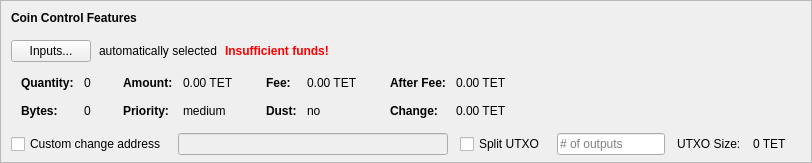
    <widget class="QFrame" name="frameCoinControl">
     <property name="sizePolicy">
      <sizepolicy hsizetype="Expanding" vsizetype="Expanding">
       <horstretch>0</horstretch>
       <verstretch>0</verstretch>
      </sizepolicy>
     </property>
     <property name="maximumSize">
      <size>
       <width>16777215</width>
       <height>16777215</height>
      </size>
     </property>
     <property name="frameShape">
      <enum>QFrame::StyledPanel</enum>
     </property>
     <property name="frameShadow">
      <enum>QFrame::Sunken</enum>
     </property>
     <layout class="QVBoxLayout" name="verticalLayoutCoinControl2">
      <property name="spacing">
       <number>0</number>
      </property>
      <property name="leftMargin">
       <number>0</number>
      </property>
      <property name="topMargin">
       <number>0</number>
      </property>
      <property name="rightMargin">
       <number>0</number>
      </property>
      <property name="bottomMargin">
       <number>6</number>
      </property>
      <item>
       <layout class="QVBoxLayout" name="verticalLayoutCoinControl" stretch="0,0,0,0,1">
        <property name="spacing">
         <number>0</number>
        </property>
        <property name="leftMargin">
         <number>10</number>
        </property>
        <property name="topMargin">
         <number>10</number>
        </property>
        <item>
         <layout class="QHBoxLayout" name="horizontalLayoutCoinControl1">
          <property name="bottomMargin">
           <number>15</number>
          </property>
          <item>
           <widget class="QLabel" name="labelCoinControlFeatures">
            <property name="sizePolicy">
             <sizepolicy hsizetype="Preferred" vsizetype="Maximum">
              <horstretch>0</horstretch>
              <verstretch>0</verstretch>
             </sizepolicy>
            </property>
            <property name="font">
             <font>
              <weight>75</weight>
              <bold>true</bold>
             </font>
            </property>
            <property name="styleSheet">
             <string notr="true">font-weight:bold;</string>
            </property>
            <property name="text">
             <string>Coin Control Features</string>
            </property>
           </widget>
          </item>
         </layout>
        </item>
        <item>
         <layout class="QHBoxLayout" name="horizontalLayoutCoinControl2" stretch="0,0,0,0">
          <property name="spacing">
           <number>8</number>
          </property>
          <property name="bottomMargin">
           <number>10</number>
          </property>
          <item>
           <widget class="QPushButton" name="pushButtonCoinControl">
            <property name="styleSheet">
             <string notr="true"/>
            </property>
            <property name="text">
             <string>Inputs...</string>
            </property>
            <property name="autoDefault">
             <bool>false</bool>
            </property>
           </widget>
          </item>
          <item>
           <widget class="QLabel" name="labelCoinControlAutomaticallySelected">
            <property name="text">
             <string>automatically selected</string>
            </property>
            <property name="margin">
             <number>5</number>
            </property>
           </widget>
          </item>
          <item>
           <widget class="QLabel" name="labelCoinControlInsuffFunds">
            <property name="font">
             <font>
              <weight>75</weight>
              <bold>true</bold>
             </font>
            </property>
            <property name="styleSheet">
             <string notr="true">color:red;font-weight:bold;</string>
            </property>
            <property name="text">
             <string>Insufficient funds!</string>
            </property>
            <property name="margin">
             <number>5</number>
            </property>
           </widget>
          </item>
          <item>
           <spacer name="horizontalSpacerCoinControl">
            <property name="orientation">
             <enum>Qt::Horizontal</enum>
            </property>
            <property name="sizeHint" stdset="0">
             <size>
              <width>40</width>
              <height>1</height>
             </size>
            </property>
           </spacer>
          </item>
         </layout>
        </item>
        <item>
         <widget class="QWidget" name="widgetCoinControl" native="true">
          <property name="sizePolicy">
           <sizepolicy hsizetype="Preferred" vsizetype="Preferred">
            <horstretch>0</horstretch>
            <verstretch>0</verstretch>
           </sizepolicy>
          </property>
          <property name="minimumSize">
           <size>
            <width>0</width>
            <height>0</height>
           </size>
          </property>
          <property name="styleSheet">
           <string notr="true"/>
          </property>
          <layout class="QHBoxLayout" name="horizontalLayoutCoinControl5">
           <property name="leftMargin">
            <number>0</number>
           </property>
           <property name="topMargin">
            <number>0</number>
           </property>
           <property name="rightMargin">
            <number>0</number>
           </property>
           <property name="bottomMargin">
            <number>0</number>
           </property>
           <item>
            <layout class="QHBoxLayout" name="horizontalLayoutCoinControl3" stretch="0,0,0,1">
             <property name="spacing">
              <number>20</number>
             </property>
             <property name="topMargin">
              <number>0</number>
             </property>
             <property name="bottomMargin">
              <number>10</number>
             </property>
             <item>
              <layout class="QFormLayout" name="formLayoutCoinControl1">
               <property name="horizontalSpacing">
                <number>10</number>
               </property>
               <property name="verticalSpacing">
                <number>14</number>
               </property>
               <property name="leftMargin">
                <number>10</number>
               </property>
               <property name="topMargin">
                <number>4</number>
               </property>
               <property name="rightMargin">
                <number>6</number>
               </property>
               <item row="0" column="0">
                <widget class="QLabel" name="labelCoinControlQuantityText">
                 <property name="font">
                  <font>
                   <weight>75</weight>
                   <bold>true</bold>
                  </font>
                 </property>
                 <property name="text">
                  <string>Quantity:</string>
                 </property>
                 <property name="margin">
                  <number>0</number>
                 </property>
                </widget>
               </item>
               <item row="0" column="1">
                <widget class="QLabel" name="labelCoinControlQuantity">
                 <property name="cursor">
                  <cursorShape>IBeamCursor</cursorShape>
                 </property>
                 <property name="contextMenuPolicy">
                  <enum>Qt::ActionsContextMenu</enum>
                 </property>
                 <property name="text">
                  <string notr="true">0</string>
                 </property>
                 <property name="margin">
                  <number>0</number>
                 </property>
                 <property name="textInteractionFlags">
                  <set>Qt::LinksAccessibleByMouse|Qt::TextSelectableByKeyboard|Qt::TextSelectableByMouse</set>
                 </property>
                </widget>
               </item>
               <item row="1" column="0">
                <widget class="QLabel" name="labelCoinControlBytesText">
                 <property name="font">
                  <font>
                   <weight>75</weight>
                   <bold>true</bold>
                  </font>
                 </property>
                 <property name="text">
                  <string>Bytes:</string>
                 </property>
                </widget>
               </item>
               <item row="1" column="1">
                <widget class="QLabel" name="labelCoinControlBytes">
                 <property name="cursor">
                  <cursorShape>IBeamCursor</cursorShape>
                 </property>
                 <property name="contextMenuPolicy">
                  <enum>Qt::ActionsContextMenu</enum>
                 </property>
                 <property name="text">
                  <string notr="true">0</string>
                 </property>
                 <property name="textInteractionFlags">
                  <set>Qt::LinksAccessibleByMouse|Qt::TextSelectableByKeyboard|Qt::TextSelectableByMouse</set>
                 </property>
                </widget>
               </item>
              </layout>
             </item>
             <item>
              <layout class="QFormLayout" name="formLayoutCoinControl2">
               <property name="horizontalSpacing">
                <number>10</number>
               </property>
               <property name="verticalSpacing">
                <number>14</number>
               </property>
               <property name="leftMargin">
                <number>6</number>
               </property>
               <property name="topMargin">
                <number>4</number>
               </property>
               <property name="rightMargin">
                <number>6</number>
               </property>
               <item row="0" column="0">
                <widget class="QLabel" name="labelCoinControlAmountText">
                 <property name="font">
                  <font>
                   <weight>75</weight>
                   <bold>true</bold>
                  </font>
                 </property>
                 <property name="text">
                  <string>Amount:</string>
                 </property>
                 <property name="margin">
                  <number>0</number>
                 </property>
                </widget>
               </item>
               <item row="0" column="1">
                <widget class="QLabel" name="labelCoinControlAmount">
                 <property name="cursor">
                  <cursorShape>IBeamCursor</cursorShape>
                 </property>
                 <property name="contextMenuPolicy">
                  <enum>Qt::ActionsContextMenu</enum>
                 </property>
                 <property name="text">
                  <string notr="true">0.00 TET</string>
                 </property>
                 <property name="textInteractionFlags">
                  <set>Qt::LinksAccessibleByMouse|Qt::TextSelectableByKeyboard|Qt::TextSelectableByMouse</set>
                 </property>
                </widget>
               </item>
               <item row="1" column="0">
                <widget class="QLabel" name="labelCoinControlPriorityText">
                 <property name="font">
                  <font>
                   <weight>75</weight>
                   <bold>true</bold>
                  </font>
                 </property>
                 <property name="text">
                  <string>Priority:</string>
                 </property>
                </widget>
               </item>
               <item row="1" column="1">
                <widget class="QLabel" name="labelCoinControlPriority">
                 <property name="cursor">
                  <cursorShape>IBeamCursor</cursorShape>
                 </property>
                 <property name="contextMenuPolicy">
                  <enum>Qt::ActionsContextMenu</enum>
                 </property>
                 <property name="text">
                  <string>medium</string>
                 </property>
                 <property name="textInteractionFlags">
                  <set>Qt::LinksAccessibleByMouse|Qt::TextSelectableByKeyboard|Qt::TextSelectableByMouse</set>
                 </property>
                </widget>
               </item>
              </layout>
             </item>
             <item>
              <layout class="QFormLayout" name="formLayoutCoinControl3">
               <property name="horizontalSpacing">
                <number>10</number>
               </property>
               <property name="verticalSpacing">
                <number>14</number>
               </property>
               <property name="leftMargin">
                <number>6</number>
               </property>
               <property name="topMargin">
                <number>4</number>
               </property>
               <property name="rightMargin">
                <number>6</number>
               </property>
               <item row="0" column="0">
                <widget class="QLabel" name="labelCoinControlFeeText">
                 <property name="font">
                  <font>
                   <weight>75</weight>
                   <bold>true</bold>
                  </font>
                 </property>
                 <property name="text">
                  <string>Fee:</string>
                 </property>
                 <property name="margin">
                  <number>0</number>
                 </property>
                </widget>
               </item>
               <item row="0" column="1">
                <widget class="QLabel" name="labelCoinControlFee">
                 <property name="cursor">
                  <cursorShape>IBeamCursor</cursorShape>
                 </property>
                 <property name="contextMenuPolicy">
                  <enum>Qt::ActionsContextMenu</enum>
                 </property>
                 <property name="text">
                  <string notr="true">0.00 TET</string>
                 </property>
                 <property name="textInteractionFlags">
                  <set>Qt::LinksAccessibleByMouse|Qt::TextSelectableByKeyboard|Qt::TextSelectableByMouse</set>
                 </property>
                </widget>
               </item>
               <item row="1" column="0">
                <widget class="QLabel" name="labelCoinControlLowOutputText">
                 <property name="font">
                  <font>
                   <weight>75</weight>
                   <bold>true</bold>
                  </font>
                 </property>
                 <property name="text">
                  <string>Dust:</string>
                 </property>
                </widget>
               </item>
               <item row="1" column="1">
                <widget class="QLabel" name="labelCoinControlLowOutput">
                 <property name="cursor">
                  <cursorShape>IBeamCursor</cursorShape>
                 </property>
                 <property name="contextMenuPolicy">
                  <enum>Qt::ActionsContextMenu</enum>
                 </property>
                 <property name="text">
                  <string>no</string>
                 </property>
                 <property name="textInteractionFlags">
                  <set>Qt::LinksAccessibleByMouse|Qt::TextSelectableByKeyboard|Qt::TextSelectableByMouse</set>
                 </property>
                </widget>
               </item>
              </layout>
             </item>
             <item>
              <layout class="QFormLayout" name="formLayoutCoinControl4">
               <property name="horizontalSpacing">
                <number>10</number>
               </property>
               <property name="verticalSpacing">
                <number>14</number>
               </property>
               <property name="leftMargin">
                <number>6</number>
               </property>
               <property name="topMargin">
                <number>4</number>
               </property>
               <property name="rightMargin">
                <number>6</number>
               </property>
               <item row="0" column="0">
                <widget class="QLabel" name="labelCoinControlAfterFeeText">
                 <property name="font">
                  <font>
                   <weight>75</weight>
                   <bold>true</bold>
                  </font>
                 </property>
                 <property name="text">
                  <string>After Fee:</string>
                 </property>
                 <property name="margin">
                  <number>0</number>
                 </property>
                </widget>
               </item>
               <item row="0" column="1">
                <widget class="QLabel" name="labelCoinControlAfterFee">
                 <property name="cursor">
                  <cursorShape>IBeamCursor</cursorShape>
                 </property>
                 <property name="contextMenuPolicy">
                  <enum>Qt::ActionsContextMenu</enum>
                 </property>
                 <property name="text">
                  <string notr="true">0.00 TET</string>
                 </property>
                 <property name="textInteractionFlags">
                  <set>Qt::LinksAccessibleByMouse|Qt::TextSelectableByKeyboard|Qt::TextSelectableByMouse</set>
                 </property>
                </widget>
               </item>
               <item row="1" column="0">
                <widget class="QLabel" name="labelCoinControlChangeText">
                 <property name="font">
                  <font>
                   <weight>75</weight>
                   <bold>true</bold>
                  </font>
                 </property>
                 <property name="text">
                  <string>Change:</string>
                 </property>
                </widget>
               </item>
               <item row="1" column="1">
                <widget class="QLabel" name="labelCoinControlChange">
                 <property name="cursor">
                  <cursorShape>IBeamCursor</cursorShape>
                 </property>
                 <property name="contextMenuPolicy">
                  <enum>Qt::ActionsContextMenu</enum>
                 </property>
                 <property name="text">
                  <string notr="true">0.00 TET</string>
                 </property>
                 <property name="textInteractionFlags">
                  <set>Qt::LinksAccessibleByMouse|Qt::TextSelectableByKeyboard|Qt::TextSelectableByMouse</set>
                 </property>
                </widget>
               </item>
              </layout>
             </item>
            </layout>
           </item>
          </layout>
         </widget>
        </item>
        <item>
         <layout class="QHBoxLayout" name="horizontalLayoutCoinControl4" stretch="0,0,0,0,0,0,0">
          <property name="spacing">
           <number>12</number>
          </property>
          <property name="sizeConstraint">
           <enum>QLayout::SetDefaultConstraint</enum>
          </property>
          <property name="topMargin">
           <number>5</number>
          </property>
          <property name="rightMargin">
           <number>5</number>
          </property>
          <item>
           <widget class="QCheckBox" name="checkBoxCoinControlChange">
            <property name="toolTip">
             <string>If this is activated, but the change address is empty or invalid, change will be sent to a newly generated address.</string>
            </property>
            <property name="text">
             <string>Custom change address</string>
            </property>
           </widget>
          </item>
          <item>
           <widget class="QValidatedLineEdit" name="lineEditCoinControlChange">
            <property name="enabled">
             <bool>false</bool>
            </property>
            <property name="sizePolicy">
             <sizepolicy hsizetype="Expanding" vsizetype="Fixed">
              <horstretch>0</horstretch>
              <verstretch>0</verstretch>
             </sizepolicy>
            </property>
           </widget>
          </item>
          <item>
           <widget class="QCheckBox" name="splitBlockCheckBox">
            <property name="text">
             <string>Split UTXO</string>
            </property>
           </widget>
          </item>
          <item>
           <widget class="QLineEdit" name="splitBlockLineEdit">
            <property name="sizePolicy">
             <sizepolicy hsizetype="Fixed" vsizetype="Fixed">
              <horstretch>50</horstretch>
              <verstretch>0</verstretch>
             </sizepolicy>
            </property>
            <property name="placeholderText">
             <string># of outputs</string>
            </property>
           </widget>
          </item>
          <item>
           <widget class="QLabel" name="labelBlockSizeText">
            <property name="text">
             <string>UTXO Size:</string>
            </property>
           </widget>
          </item>
          <item>
           <widget class="QLabel" name="labelBlockSize">
            <property name="text">
             <string>0 TET</string>
            </property>
           </widget>
          </item>
          <item>
           <widget class="QLabel" name="labelCoinControlChangeLabel">
            <property name="sizePolicy">
             <sizepolicy hsizetype="Preferred" vsizetype="Expanding">
              <horstretch>0</horstretch>
              <verstretch>0</verstretch>
             </sizepolicy>
            </property>
            <property name="minimumSize">
             <size>
              <width>0</width>
              <height>0</height>
             </size>
            </property>
            <property name="text">
             <string/>
            </property>
            <property name="margin">
             <number>3</number>
            </property>
           </widget>
          </item>
         </layout>
        </item>
        <item>
         <spacer name="verticalSpacerCoinControl">
          <property name="orientation">
           <enum>Qt::Vertical</enum>
          </property>
          <property name="sizeHint" stdset="0">
           <size>
            <width>800</width>
            <height>1</height>
           </size>
          </property>
         </spacer>
        </item>
       </layout>
      </item>
     </layout>
    </widget>
